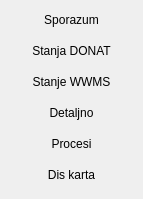
            <widget class="QWidget" name="scrollAreaWidgetContents_6">
             <property name="geometry">
              <rect>
               <x>0</x>
               <y>0</y>
               <width>143</width>
               <height>199</height>
              </rect>
             </property>
             <layout class="QVBoxLayout" name="verticalLayout_12">
              <property name="spacing">
               <number>1</number>
              </property>
              <property name="leftMargin">
               <number>1</number>
              </property>
              <property name="topMargin">
               <number>1</number>
              </property>
              <property name="rightMargin">
               <number>1</number>
              </property>
              <property name="bottomMargin">
               <number>1</number>
              </property>
              <item>
               <widget class="QPushButton" name="pushButton_33">
                <property name="text">
                 <string>Sporazum</string>
                </property>
                <property name="icon">
                 <iconset resource="../../resources/DonatForm.qrc">
                  <normaloff>:/InDonat/Forms/images/dll-icon.jpg</normaloff>:/InDonat/Forms/images/dll-icon.jpg</iconset>
                </property>
                <property name="flat">
                 <bool>true</bool>
                </property>
               </widget>
              </item>
              <item>
               <widget class="QPushButton" name="pushButton_32">
                <property name="text">
                 <string>Stanja DONAT</string>
                </property>
                <property name="icon">
                 <iconset resource="../../resources/DonatForm.qrc">
                  <normaloff>:/InDonat/Forms/images/dll-icon.jpg</normaloff>:/InDonat/Forms/images/dll-icon.jpg</iconset>
                </property>
                <property name="flat">
                 <bool>true</bool>
                </property>
               </widget>
              </item>
              <item>
               <widget class="QPushButton" name="pushButton_31">
                <property name="text">
                 <string>Stanje WWMS</string>
                </property>
                <property name="icon">
                 <iconset resource="../../resources/DonatForm.qrc">
                  <normaloff>:/InDonat/Forms/images/dll-icon.jpg</normaloff>:/InDonat/Forms/images/dll-icon.jpg</iconset>
                </property>
                <property name="flat">
                 <bool>true</bool>
                </property>
               </widget>
              </item>
              <item>
               <widget class="QPushButton" name="pushButton_29">
                <property name="text">
                 <string>Detaljno</string>
                </property>
                <property name="icon">
                 <iconset resource="../../resources/DonatForm.qrc">
                  <normaloff>:/InDonat/Forms/images/dll-icon.jpg</normaloff>:/InDonat/Forms/images/dll-icon.jpg</iconset>
                </property>
                <property name="flat">
                 <bool>true</bool>
                </property>
               </widget>
              </item>
              <item>
               <widget class="QPushButton" name="pushButton_28">
                <property name="text">
                 <string>Procesi</string>
                </property>
                <property name="icon">
                 <iconset resource="../../resources/DonatForm.qrc">
                  <normaloff>:/InDonat/Forms/images/dll-icon.jpg</normaloff>:/InDonat/Forms/images/dll-icon.jpg</iconset>
                </property>
                <property name="flat">
                 <bool>true</bool>
                </property>
               </widget>
              </item>
              <item>
               <widget class="QPushButton" name="pushButton_27">
                <property name="text">
                 <string>Dis karta</string>
                </property>
                <property name="icon">
                 <iconset resource="../../resources/DonatForm.qrc">
                  <normaloff>:/InDonat/Forms/images/dll-icon.jpg</normaloff>:/InDonat/Forms/images/dll-icon.jpg</iconset>
                </property>
                <property name="flat">
                 <bool>true</bool>
                </property>
               </widget>
              </item>
             </layout>
            </widget>
